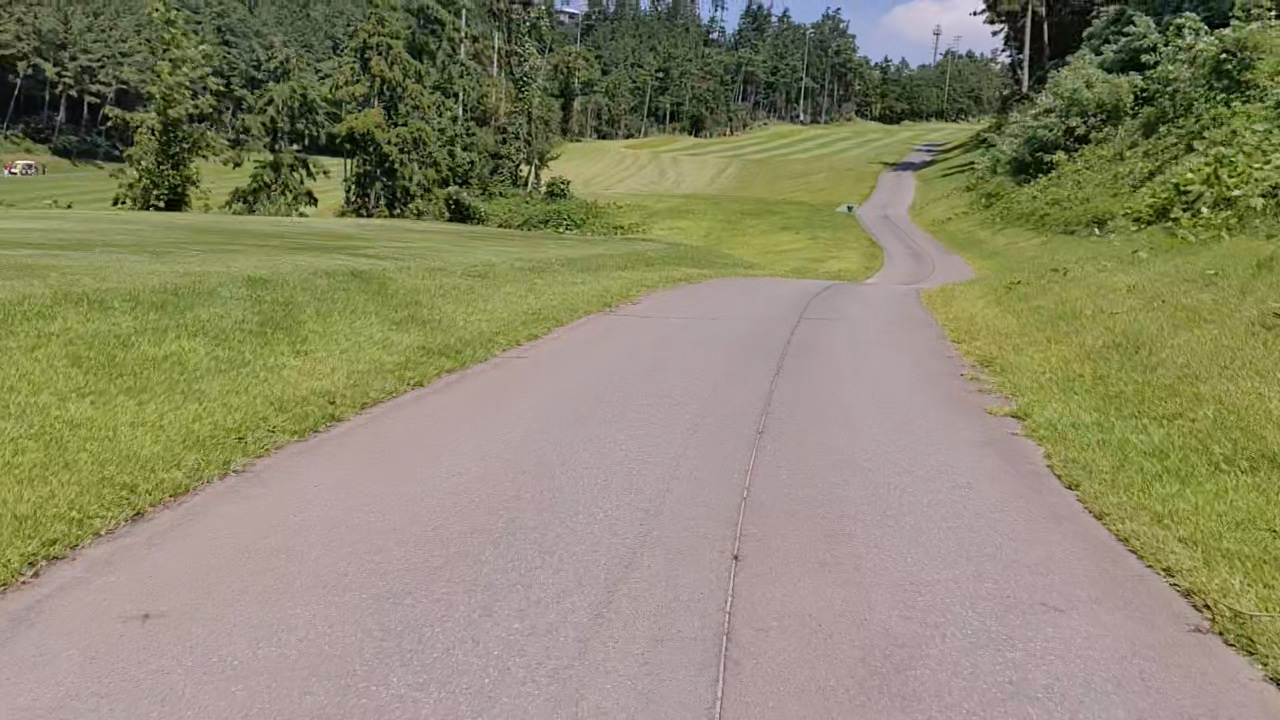
#> input picture clips/00052987.jpg, 1280 x 720 px; its folder holds only this picture in this run
$ python labeling.py
#> lines starting #> are read from the running program, lines starting #| are printed output that depends on the picture
import re
import numpy as np
import cv2
import json
from collections import OrderedDict
from argparse import ArgumentParser as ArgParse
import copy
import glob
import os
import ctypes
from tkinter import *

green = (0, 255, 0)  # 이미지 내에 선이나 글자의 색상 : 녹색
red = (0, 0, 255)  # 이미지 내에 선이나 글자의 색상 : 빨강
blue = (255, 0, 0)  # 이미지 내에 선이나 글자의 색상 : 파랑
yellow = (0, 255, 255)  # 이미지 내에 선이나 글자의 색상 : 노랑
sky_blue = (255, 255, 0)  # 이미지 내에 선이나 글자의 색상 : 하늘
purple = (255, 0, 139)  # 이미지 내에 선이나 글자의 색상 : 자주
magenta = (255, 0, 255)  # 이미지 내에 선이나 글자의 색상 : 핑크

NEXT_PAGE = 32  # space key ascii code
h_samples = list(range(320, 720, 10))
print(h_samples)
json_file_path = './train_cart.json'  # train_cart.json 파일 경로
#train.txt 기준으로 train 이미지 불러오기
# f = open("./train.txt", 'r')  # train image의 경로가 적힌 train.txt 파일 로드
# lines = f.readlines()  # train.txt를 라인별로 읽음
# file_data = OrderedDict()  # json파일 저장을 위한 file_data 선언
#train.txt 기준으로 train 이미지 불러오기

#clips 폴더 기준으로 train 이미지 불러오기
jpg_images = glob.glob('./clips/*.jpg') #원본 파일
png_images = glob.glob('./clips/*.png') #labelling 된 파일
#clips 폴더 기준으로 train 이미지 불러오기

#글자 출력에 관한 global variable
font = cv2.FONT_HERSHEY_SIMPLEX  # 폰트 종류
org = (10, 60)  # 폰트를 찍는 위치
file_count = 0  # labeling하는 파일 차례(순서)

#lane에 대한 global variable
lane_class = 1
left_lane = 0  # left lain은 0으로 표시함 (내가 지정했음)
right_lane = 1  # right lain은 1로 표시함 (내가 지정했음)
lane_count = 0  # lane의 점을 몇개 찍었는지 count

#이전의 라벨링 불러올때 쓰는 global variable
l_index = -1  # left line mouse point index value
r_index = -1  # right line mouse point index value
pre_label = False  # 이전의 label 불러왔는지 확인 변수
more_point = False # 7개의 포인터를 찍게 하기위한 변수

class MyLane:
    def __init__(self):
        self.points = []

    def points_append(self, x1, y1):
        self.points.append((x1, y1))

    def point_change(self, index, val):
        self.points[index] = val


# [390 lines left out: functions calc_inclination, on_mouse, not called in this run]


def labeling(imagenum, auto_bright):
#> called with imagenum = '00052987', auto_bright = 0
    cv2.namedWindow('labeling_tusimple', cv2.WND_PROP_FULLSCREEN)
    # file_count = imagenum-1
    file_count = len(png_images) #labelling을 하게되면 png 파일이 무조건 생성 -> png 파일로 인덱스 기록

    # 이전의 값들을 받아오기 위해 global 변수로 받아옴
    global file_data, lane_count, pre_label, b_imgnum, more_point
    global left_lane_coordi, right_lane_coordi, pre_left_lane_coordi, pre_right_lane_coordi, h_samples

    pre_left_lane_coordi.__init__()
    pre_right_lane_coordi.__init__()

    while (file_count < len(jpg_images)): #jpg 파일과 png 파일 비교해서 실행
        if b_imgnum == False:
            line = jpg_images[file_count]
            line = line.replace("\\", "/")
            line = line[2:]
        else:
            line = 'clips/' + str(imagenum).zfill(8) + '.jpg'
            file_count=0
            for i in jpg_images:
                if i.replace("\\", "/")[2:] == line:
                    print(file_count)
                    break
                file_count+=1

            b_imgnum = False

        if more_point == False: point_flag = 'off'
        else :point_flag='on'
        left_lane_coordi.__init__()
        right_lane_coordi.__init__()

        file_data = OrderedDict()
        lane_count = 0
        #print('lines : ' + str(len(lines)))
        line = line.strip()
        file_data["lanes"] = [[], []]
        file_data["h_samples"] = h_samples
        #print('file num : ' + str(len(lines)), end=' ')
        #print(line)
        img = cv2.imread(line, cv2.IMREAD_COLOR)
#> img is the input picture: shape (720, 1280, 3); mean B, G, R 106.5, 135, 138.5
        img_h, img_w, _ = img.shape
#> img_h = 720; img_w = 1280

        if auto_bright == 1:
            img_crop_ycrcb = cv2.cvtColor(img, cv2.COLOR_BGR2YCrCb)
            yyy, cr, cb = cv2.split(img_crop_ycrcb)

            # 밝기 성분에 대해서만 히스토그램 평활화 수행
            dst_y = cv2.equalizeHist(yyy)
            dst_ycrcb = cv2.merge([dst_y, cr, cb])
            crop = cv2.cvtColor(dst_ycrcb, cv2.COLOR_YCrCb2BGR)

        else:
            crop = img.copy()
        #crop2는 마우스 이동시 직선을 잘 그려주기 위해서 임시로 이전 frame을 저장하기 위한것

        crop2 = crop.copy()
        img_crop = [crop, crop2]

        seg_gt_png_path = (line.rstrip('.jpg ')) + '.png'
        train_gt_str = line + ' ' + seg_gt_png_path
        train_cart_classes = ''
        file_data["raw_file"] = line
        pre_label = False

        #아래 cv2.line은 사용자가 노란색선안에 점들이 제대로 찍혔는지 확인하기 위함
        cv2.line(crop, (0, h_samples[0]), (img_w,
                 h_samples[0]), yellow, 5, cv2.LINE_AA)
        cv2.line(crop, (0, h_samples[-1]), (img_w,
                 h_samples[-1]), yellow, 4, cv2.LINE_AA)
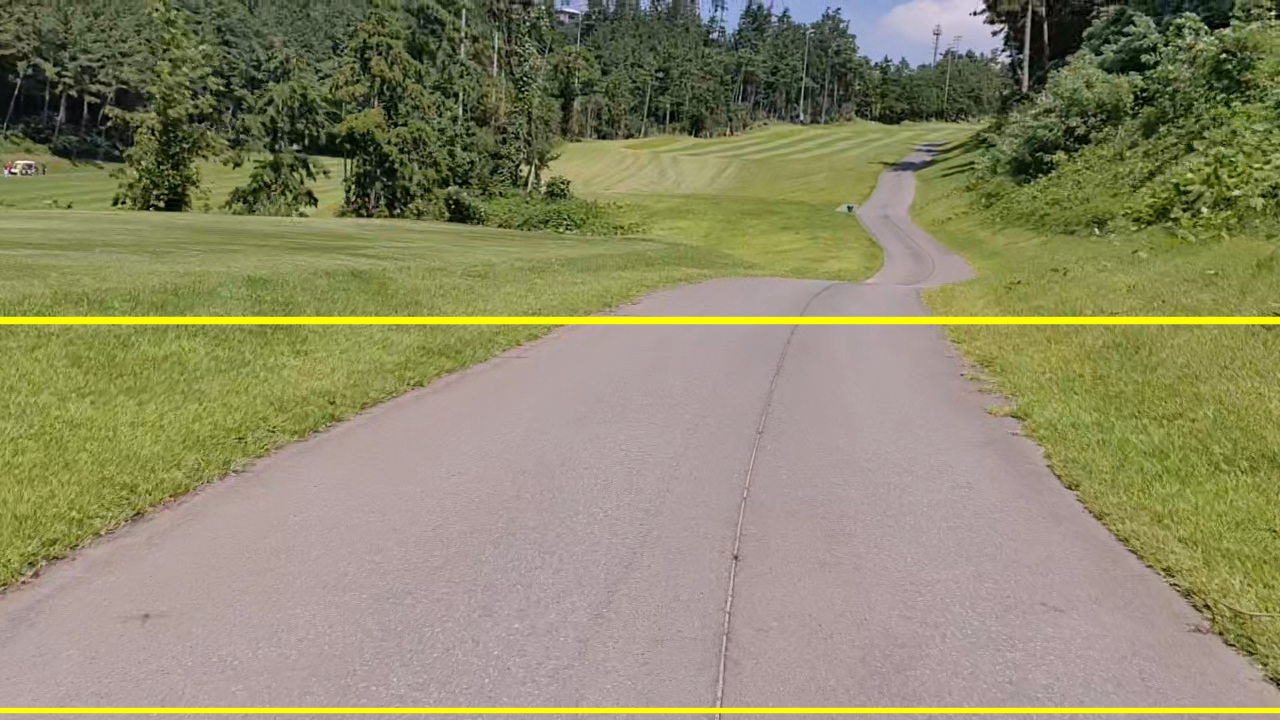
#> crop: shape (720, 1280, 3); mean B, G, R 104.3, 136.9, 140.2
        #위 cv2.line은 사용자가 노란색선안에 점들이 제대로 찍혔는지 확인하기 위함

        # 라벨링 정보 확인
        jpg_image_name = os.path.splitext(os.path.basename(seg_gt_png_path))[0] + '.jpg'
#> (the run stopped early here; a loop or call above may not have finished)

$ run again, on clips/00052991.jpg
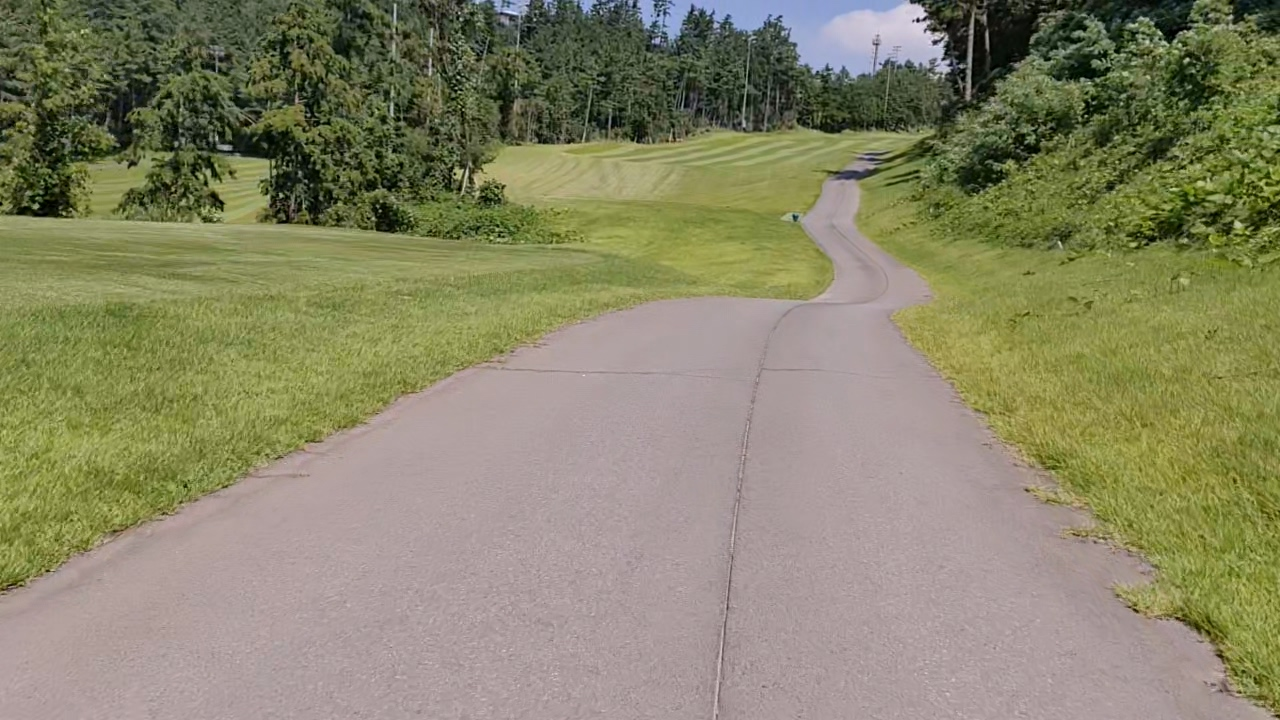
#> input picture clips/00052991.jpg, 1280 x 720 px
#> in labeling, img is the input picture: shape (720, 1280, 3); mean B, G, R 104.2, 133.5, 135.9
#> in labeling, `cv2.line(crop, (0, h_samples[-1]), (img_w, h_samples[-1]), yellow, 4, ..`:
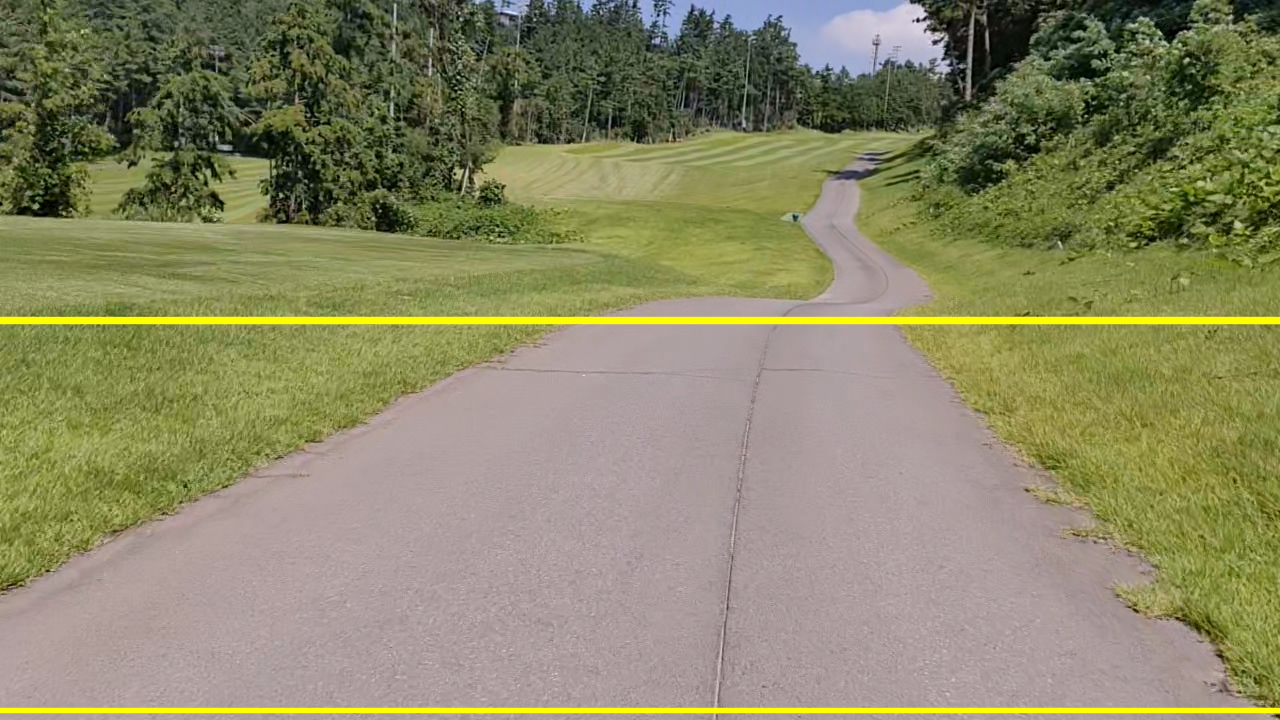
#> crop: shape (720, 1280, 3); mean B, G, R 102, 135.3, 137.7
